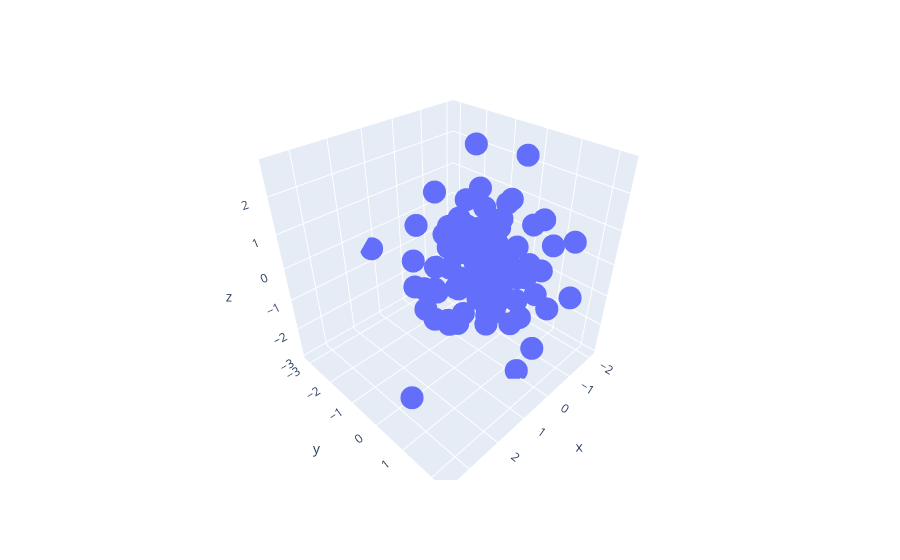

Notebook source saved alongside this figure:
### Code cell
px.scatter_3d(x=x,y=y,z=z)
